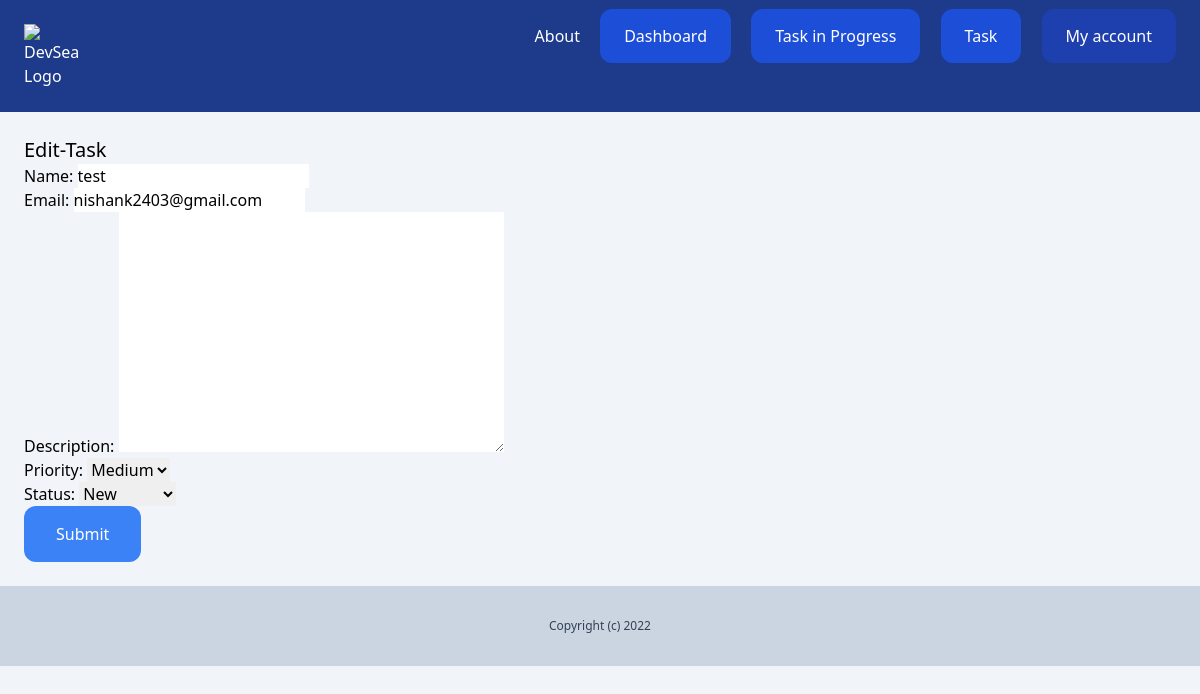
Page /dashboard/Task/4/edit/ (signed in) on the committed database.
### lead/models.py (models this page shows, shortened)
class Lead(models.Model):
    LOW = 'low'
    MEDIUM = 'medium'
    HIGH = 'high'
    CHOICE_PRIORITY = (
        (LOW, 'Low'),
        (MEDIUM, 'Medium'),
        (HIGH, 'High')
    )
    NEW = 'new'
    CONTACTED = 'contacted'
    WON = 'won'
    LOST = 'lost'
    CHOICE_STATUS = (
        (NEW, 'New'),
        (CONTACTED, 'Contacted'),
        (WON, 'won'),
        (LOST, 'Lost')
    )
    team = models.ForeignKey(Team, related_name='leads',
                             on_delete=models.CASCADE)
    name = models.CharField(max_length=255)
    email = models.EmailField()
    description = models.TextField(blank=True, null=True)
    priority = models.CharField(
        max_length=10, choices=CHOICE_PRIORITY, default=MEDIUM)
    status = models.CharField(
        max_length=10, choices=CHOICE_STATUS, default=NEW)
    converted_to_cient = models.BooleanField(default=False)
    created_by = models.ForeignKey(
        User, related_name='leads', on_delete=models.CASCADE)
    created_at = models.DateTimeField(auto_now_add=True)
    modified_at = models.DateTimeField(auto_now=True)
    class Meta:
        ordering = ('name',)

### lead/views.py (the view)
# urls.py: path('<int:pk>/edit/', views.LeadUpdateView.as_view(), name='edit'),
class LeadUpdateView(UpdateView):
    model = Lead
    fields = ('name', 'email', 'description', 'priority', 'status')
    success_url = reverse_lazy('leads:list')
    @method_decorator(login_required)
    def dispatch(self, *args, **kwargs):
        return super().dispatch(*args, **kwargs)
    def get_context_data(self, **kwargs):
        context = super().get_context_data(**kwargs)
        context['title'] = 'Edit-Task'
        return context
    def get_queryset(self):
        queryset = super(LeadUpdateView, self).get_queryset()
        return queryset.filter(
            created_by=self.request.user, pk=self.kwargs.get('pk'))

### lead/templates/lead/lead_form.html
{% extends 'core/base.html' %} {% block title %} {{title}} {% endblock %}
{% block content %}
<div class="py-6 px-6">
  <h1 class="text-xl">{{title}}</h1>
  {% if team.plan.max_leads > team.leads.count or title == 'Edit-Task' %}
  <form action="." method="post">
    {% csrf_token %} {{form.as_p}}
    <button class="py-4 px-8 bg-blue-500 text-white rounded-xl">Submit</button>
  </form>
  {% else %}
  <div class="mt-6 py-6 px-6 bg-red-400 rounded-xl text-white">
    The maximum amount of leads has been served by your team. You must upgrade
    your plan!
  </div>
  {% endif %}
</div>
{% endblock %}

### rows in the picture
Lead: name "test", email "nishank2403@gmail.com", priority "Medium", status "New"

### other values in the picture
{{ title }} "Edit-Task"
